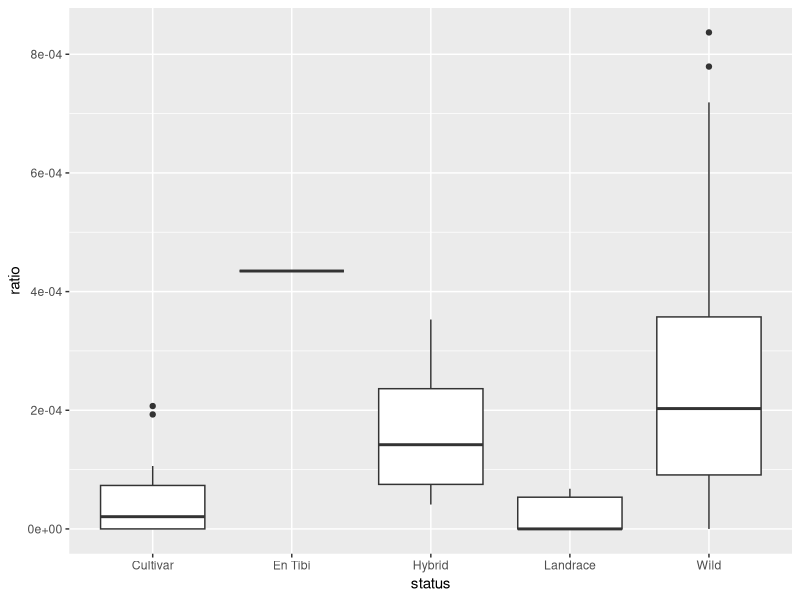

This figure's R source:
## ---- chunk 1
library(tidyverse)
## ---- chunk 2
# read tab-separated data with header
data <- read.csv2(file='h.tsv', header=T, sep = "\t")

# several columns are factors
data$botanical_variety <- factor(data$botanical_variety)
data$status <- factor(data$status)
data$country <- factor(data$country)

## ---- chunk 3
data$ratio <- data$het / data$hom
## ---- chunk 4
# status, botanical_variety, region
ggplot(data = data, mapping = aes(x = status, y = ratio)) + geom_boxplot()
